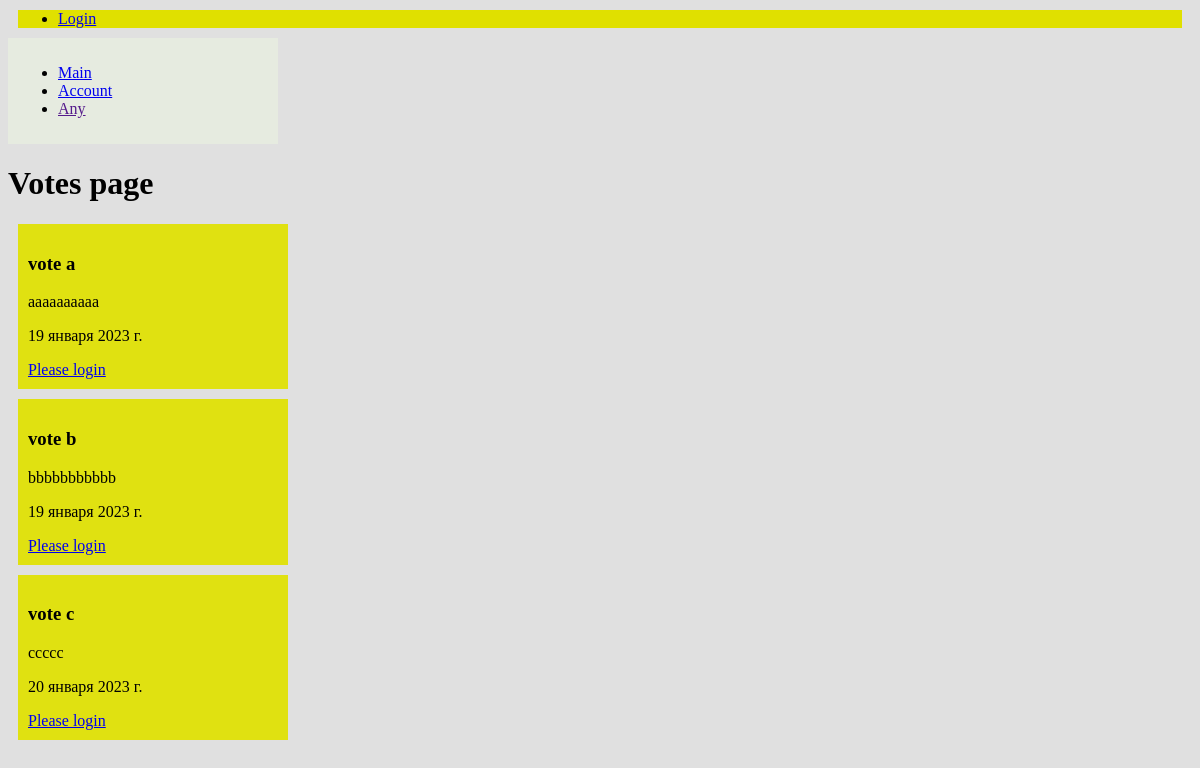
The app's page /, older data.
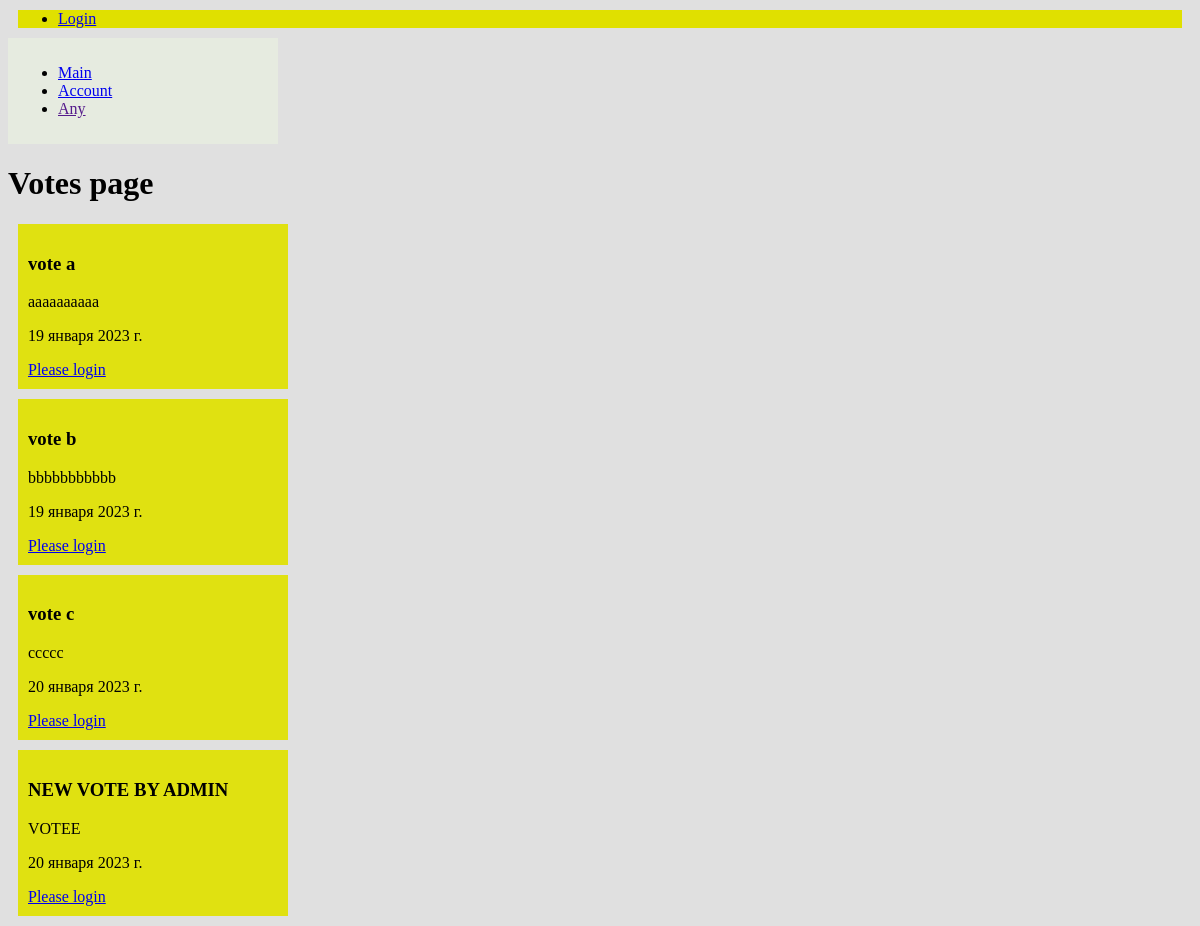
The same page, newer data.
### main/models.py (models this page shows, shortened)
class Votes(models.Model):
    title = models.CharField('Название', max_length=250)
    text = models.TextField('Текст')
    ansvers = models.CharField('Варианты ответов', max_length=500)
    date = models.DateField('Дата',blank=True)
    class Meta:
        verbose_name = "Vote"
        verbose_name_plural = "Votes"

### main/views.py (the view, shortened to what this page needs)
# urls.py: path('', views.index, name = 'main'),
def index(request):
    content = {
        'data': Votes.objects.all(),
        'answers': [],
        'values_ans': []
    }
    i = 0
    for el in content['data']:
        strOfAns = el.ansvers
        dicts = []
        anses = []
        counts = []
        s = ''
        inte = ''
        dicts.append(el.id)
        for ch in range(0, len(strOfAns)):
            if strOfAns[ch].isdigit():
                inte += strOfAns[ch]
            elif strOfAns[ch].isalpha():
                s += strOfAns[ch]
            elif strOfAns[ch] == ';':
                counts.append(inte)
                inte = ''
                dicts.append(dict.fromkeys(anses, counts))
                counts = []
                anses = []
            elif strOfAns[ch] == ':':
                anses.append(s)
                s = ''
        content['answers'].append(dicts)
    con = content['answers']
    for var in con:
        dicts = []
        dicts.append(var[0])
        for el in range(1, len(var)):
            for key, value in var[el].items():
                dicts.append(value)
        content['values_ans'].append(dicts)
    return render(request, 'main/index.html', content)

### templates/main/index.html (shortened to what this page needs)
{%extends 'layout.html'%}
{%block content%}
<h1>Votes page</h1>
{%for el in data %}
<article>
<h3>{{el.title}}</h3>
<p>{{el.text}}</p>
<p>{{el.date}}</p>
{% if user.is_authenticated %}
    <div>
    <div class="exa">
    {% for ans in answers %}
        {% for punkt in ans %}
            {%if el.id == punkt %}
                {% for punkt in ans %}
                    {%if el.id != punkt %}
                        {%for key in punkt%}
                            <form method="post" name ="{{el.id}}{{key}}">
                                <input type="hidden" name ="id" value= "{{el.id}}{{key}}">
                                <input type="hidden" name ="username" value= "{{user.get_username}}">
                                {% csrf_token %}
                                <button class ="{{key}}" type="submit" >{{key}}</button>
                            </form>
                        {%endfor%}
                    {%endif%}
                {%endfor%}
            {%endif%}
        {%endfor%}
    {%endfor%}
    </div>
    <div class="exa">
{% for ans in values_ans %}
        {% for punkt in ans %}
            {%if el.id == punkt %}
                {% for punkt in ans %}
                    {%if el.id != punkt %}
                        {%for key in punkt%}
                            <p>{{key}}</p>
                        {%endfor%}
                    {%endif%}
                {%endfor%}
            {%endif%}
        {%endfor%}
{%endfor%}
    </div>
    </div>
  {% else %}
    <a href="{% url 'login'%}?next={{request.path}}">Please login</a>
  {% endif %}
</article>
{%endfor%}
{%endblock%}

Row changes from the older to the newer data that the page shows:
added Votes: title "NEW VOTE BY ADMIN", text "VOTEE", date "20 января 2023 г."
